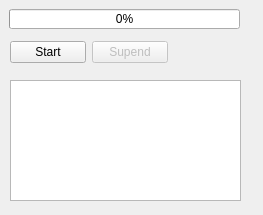
<?xml version="1.0" encoding="UTF-8"?>
<ui version="4.0">
 <class>Widget</class>
 <widget class="QWidget" name="Widget">
  <property name="geometry">
   <rect>
    <x>0</x>
    <y>0</y>
    <width>263</width>
    <height>215</height>
   </rect>
  </property>
  <property name="windowTitle">
   <string>PromiseSample</string>
  </property>
  <widget class="QProgressBar" name="progressBar">
   <property name="geometry">
    <rect>
     <x>9</x>
     <y>9</y>
     <width>231</width>
     <height>20</height>
    </rect>
   </property>
   <property name="value">
    <number>0</number>
   </property>
  </widget>
  <widget class="QWidget" name="layoutWidget">
   <property name="geometry">
    <rect>
     <x>10</x>
     <y>40</y>
     <width>158</width>
     <height>25</height>
    </rect>
   </property>
   <layout class="QHBoxLayout" name="horizontalLayout">
    <item>
     <widget class="QPushButton" name="pushButton">
      <property name="text">
       <string>Start</string>
      </property>
     </widget>
    </item>
    <item>
     <widget class="QPushButton" name="pushButton_2">
      <property name="enabled">
       <bool>false</bool>
      </property>
      <property name="text">
       <string>Supend</string>
      </property>
     </widget>
    </item>
   </layout>
  </widget>
  <widget class="QListView" name="listView">
   <property name="geometry">
    <rect>
     <x>10</x>
     <y>80</y>
     <width>231</width>
     <height>121</height>
    </rect>
   </property>
   <property name="selectionBehavior">
    <enum>QAbstractItemView::SelectColumns</enum>
   </property>
   <property name="movement">
    <enum>QListView::Static</enum>
   </property>
  </widget>
 </widget>
 <resources/>
 <connections/>
</ui>
